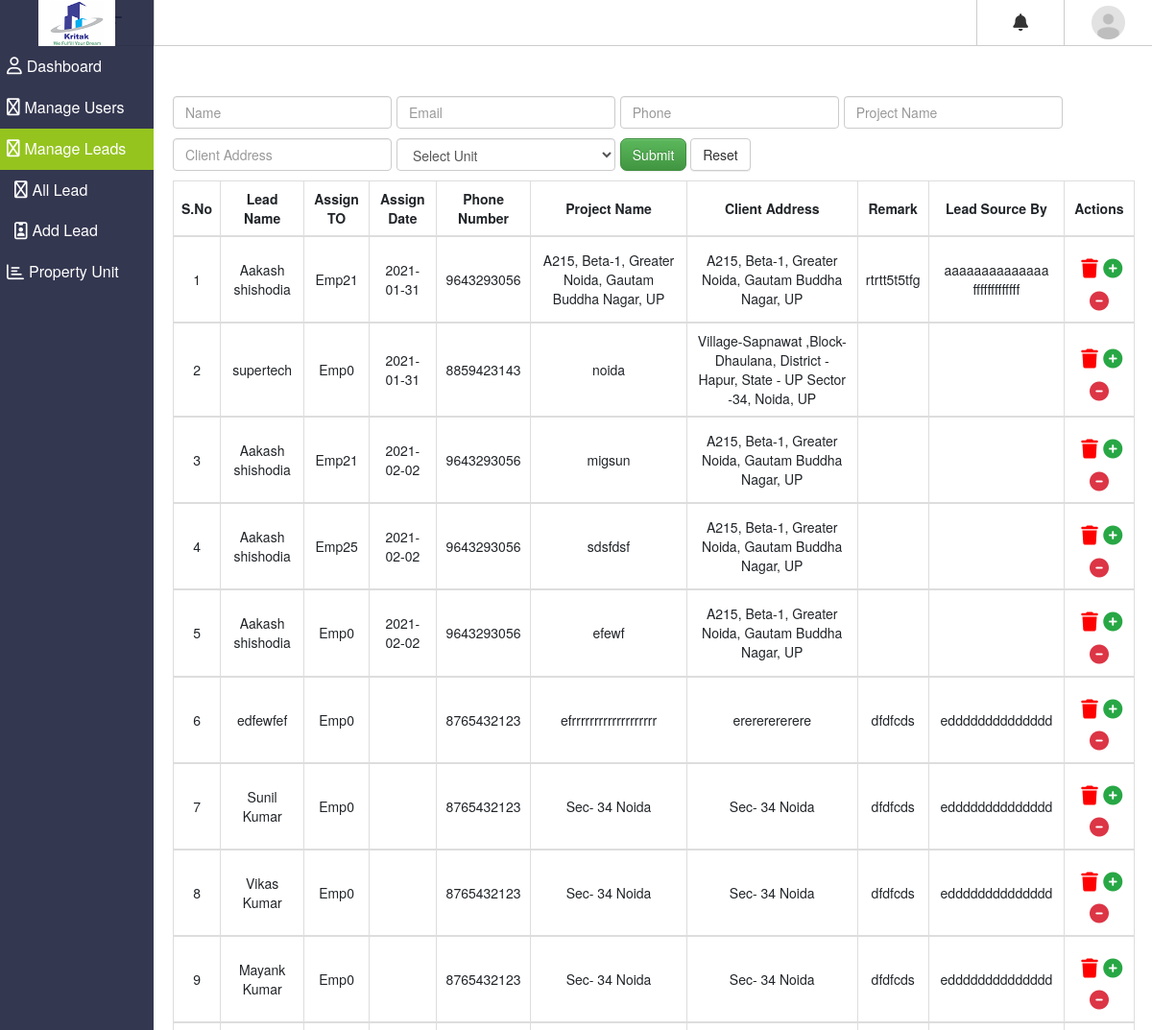
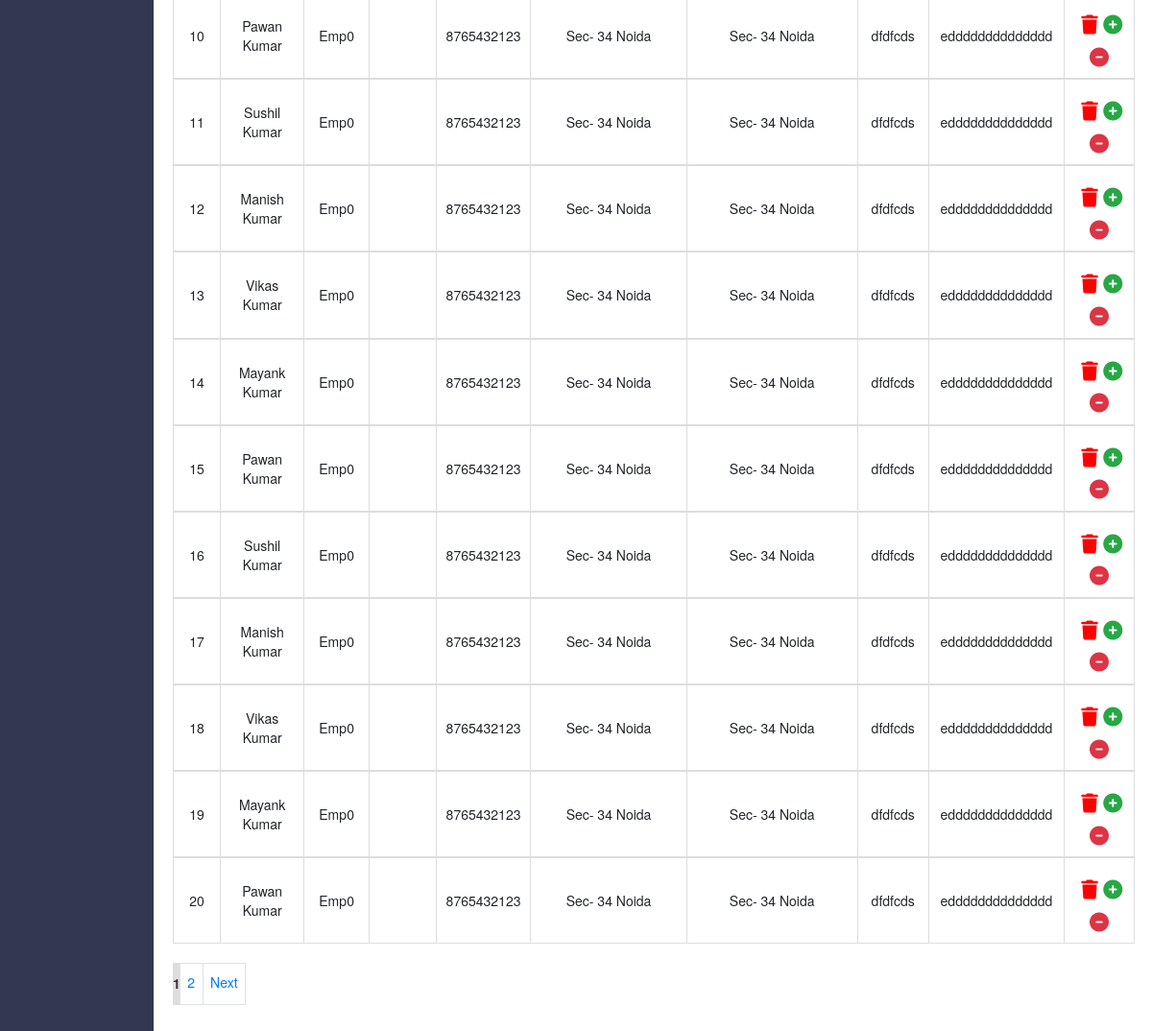
The app's page /index.php/lead with its own data (2 pictures, top to bottom).
### tables this page shows
CREATE TABLE `sq_setting` (
  `id` int(11) NOT NULL,
  `site` varchar(255) NOT NULL,
  `tagline` varchar(200) NOT NULL,
  `logo` varchar(500) NOT NULL,
  `admin_email` varchar(255) NOT NULL,
  `personal_email` varchar(255) NOT NULL
);

CREATE TABLE `sq_lead` (
  `id` int(11) NOT NULL,
  `name` varchar(500) NOT NULL,
  `assign_to` int(11) NOT NULL,
  `created_by` int(11) NOT NULL,
  `user_type` int(11) NOT NULL DEFAULT 1,
  `assign_date` date DEFAULT NULL,
  `email` varchar(500) NOT NULL,
  `phone` bigint(20) NOT NULL,
  `alt_phone` bigint(20) NOT NULL,
  `property_address` text NOT NULL,
  `client_address` text NOT NULL,
  `available_unit` varchar(1000) NOT NULL,
  `remark` text NOT NULL,
  `reference` text NOT NULL,
  `lead_date` date NOT NULL,
  `status` int(11) NOT NULL DEFAULT 1,
  `status_remark` varchar(500) NOT NULL,
  `status_date` date DEFAULT NULL,
  `active` int(11) NOT NULL DEFAULT 1
);

### application/controllers/Lead.php (called while the page is built, shortened)
<?php
class Lead extends CI_Controller {
    public function __construct() {
        $this->load->model(array('lead_model','setting_model','unit_model'));
		$this->load->helper(array('form','url','html'));
		$this->load->library(array('form_validation','session','pagination'));
    }
    public function index(){
        $data = $this->setting_model->fetch_setting_details();
        $this->load->view('templates/admin_header',$data);
        $config = array();
        $config["base_url"] = base_url().'lead/index';
        $config["total_rows"] = $this->lead_model->get_count();
        $config["per_page"] = 20;
        $config["uri_segment"] = 2;
        $choice = $config["total_rows"] / $config["per_page"];
        $config["num_links"] = round($choice);
        $config['next_link'] = 'Next';
        $config['prev_link'] = 'Prev';
        $this->pagination->initialize($config);
        $page = (!isset($_GET['lead_filter']) && $this->uri->segment(3)) ? $this->uri->segment(3) : 0;
        $data["links"] = $this->pagination->create_links();
        $data['total_lead'] = $this->lead_model->fetch_total_lead($config["per_page"], $page)->result_array();
        $data['units'] = $this->unit_model->fetch_unit_data()->result_array();
        $this->load->view('lead/total_lead',$data);
        $this->load->view('templates/admin_footer');
    }
}

### index.php (called while the page is built, shortened)
<?php
require_once BASEPATH.'core/CodeIgniter.php';

### application/models/Setting_model.php (called while the page is built, shortened)
<?php
class Setting_model extends CI_Model {
    function fetch_setting_details(){
        $this->db->select('*');
        $this->db->from('sq_setting');
        $query = $this->db->get();
        return $query->row_array();
    }
}

### application/models/Lead_model.php (called while the page is built, shortened)
<?php
class Lead_model extends CI_Model {
    protected $table = 'sq_lead';
    function fetch_total_lead($limit, $start){
        $where = "active = '1' ";
        $query = $this->db->limit($limit, $start)
        ->select("sq_lead.id,name,email,phone,alt_phone,client_address,assign_to,property_address,assign_date,available_unit,status,lead_date,remark,reference")
        ->from($this->table)
        ->join('sq_lead_unit as u', 'sq_lead.id = u.lead_id', 'left')
        ->where($where)
        ->group_by('sq_lead.id')
        ->get();
        return $query;
    }
    public function get_count() {
        $where = $this->get_conditions();
        $this->db->where($where);
        $this->db->from($this->table);
        return $this->db->count_all_results();
    }
    function get_conditions() {
        $where = "active = '1'";
        return $where;
    }
}

### application/views/lead/total_lead.php (the view, shortened to what this page needs)
<div class="mt-5 ex1 top-space-hea">
    <div class="row">
     <div class="col-lg-12">
        <div id="table1" class="ex2">
            <div class="content-wrapper content-wrapper--with-bg">
            <?=form_open(null, array('method'=>'get')); ?>
                <div class="row inventory-filter">
                    <div class="col-md-3 mb-3 top-data">
                        <input type="tel" class="form-control" value="<?=isset($_GET['name']) ? $_GET['name'] :''?>" name="name" id="name" placeholder="Name">
                    </div>
                    <div class="col-md-3 mb-3 top-data">
                        <input type="text" class="form-control" value="<?=isset($_GET['email']) ? $_GET['email'] :''?>" name="email" id="email" placeholder="Email">
                    </div>
                    <div class="col-md-3 mb-3 top-data">
                        <input type="text" class="form-control" value="<?=isset($_GET['phone']) ? $_GET['phone'] :''?>" name="phone" id="phone" placeholder="Phone">
                    </div>
                    <div class="col-md-3 mb-3 top-data">
                        <input type="text" class="form-control" value="<?=isset($_GET['property_address']) ? $_GET['property_address'] :''?>" name="property_address" id="property_address" placeholder="Project Name">
                    </div>
                    <div class="col-md-3 mb-3 top-data">
                        <input type="text" class="form-control" value="<?=isset($_GET['client_address']) ? $_GET['client_address'] :''?>" name="client_address" id="client_address" placeholder="Client Address">
                    </div>
                    <div class="col-md-3 mb-3 top-data">
                        <select  class="form-control" name="available_unit">
                            <option value="">Select Unit</option>
                        </select>
                    </div>
                    <div class="col-md-3 mb-3">
                        <input type="submit" class="btn btn-success" name="inventory_filter" value="Submit">
                        <a href="<?=base_url().'lead/index'?>" class="btn btn-default">Reset</a>
                    </div>
                </div>
                <?=form_close();?>
                <table id="dt-all-checkbox" class="table table-bordered">
                    <thead>
                        <tr>
                            <th>S.No</th>
                            <th class="th-sm">Lead Name</th>
                            <th class="th-sm">Assign TO</th>
                            <th class="th-sm">Assign Date</th>
                            <th class="th-sm">Phone Number</th>
                            <th class="th-sm">Project Name</th>
                            <th class="th-sm">Client Address</th>
                            <th class="th-sm">Remark</th>
                            <th class="th-sm">Lead Source By</th>
                            <th class="th-sm">Actions</th>
                        </tr>
                    </thead>
                        <?php
                            if ($total_lead) {
                                $i = 0;
                                foreach($total_lead as $totallead) {
                                    $i++;
                        ?>
                    <tbody class="table-bordered">
                        <tr>
                            <td><?=$i;?></td>
                            <td><?=$totallead['name']?></td>
                            <td><?='Emp'.$totallead['assign_to']?></td>
                            <td><?=$totallead['assign_date']?></td>
                            <td><?=$totallead['phone']?></td>
                            <td><?=$totallead['property_address']?></td>
                            <td><?=$totallead['client_address']?></td>
                            <td>
                                <?=$totallead['remark']?>
                            </td>
                            <td><?=$totallead['reference']?></td>
                            <td class="edit-icon">
                                <a href="#" onClick = "softDelete(<?=$totallead['id'];?>);"  data-href="<?php echo base_url();?>index.php/lead/delete_lead_soft_data/<?=$totallead['id'];?>" id="delete-<?=$i?>" class="fa fa-trash delete mt-4 " aria-hidden="true" title="Delete"></a>
                                <a href="#" onClick ="checkLead(this);" data-id="<?=$totallead['id'];?>" data-user='<?=$totallead['assign_to'];?>' class="fa fa-plus-circle text-success mt-3" aria-hidden="true" title="Assign"></a>
                                <a href="#" onClick = "deAssignLead(<?=$totallead['id'];?>);" class="fa fa-minus-circle mt-3 text-danger" aria-hidden="true" title="De-Assign"></a>
                            </td>
                        </tr>
                    </tbody>
                    <?php } ?>
                    <?php } ?>
                </table>
                <div class="pagination-inv mb-5"><?=$links; ?></div>
            </div>
        </div>
    </div>
    </div>
</div>

### application/views/templates/admin_header.php (shortened to what this page needs)
<!DOCTYPE html>
<html lang="en">
<head>
    <link rel="stylesheet" href="<?=base_url('css/style.css')?>">
    <link rel="stylesheet" href="https://cdnjs.cloudflare.com/ajax/libs/twitter-bootstrap/4.5.2/css/bootstrap.css">
    <link rel="stylesheet" href="https://maxcdn.bootstrapcdn.com/bootstrap/3.3.7/css/bootstrap.min.css">
    <link rel="stylesheet" href="https://maxcdn.bootstrapcdn.com/bootstrap/3.2.0/css/bootstrap.min.css">
    <link rel="stylesheet" href="https://cdnjs.cloudflare.com/ajax/libs/bootstrap-datepicker/1.3.0/css/datepicker.css">
    <link rel="stylesheet" href="<?=base_url('css/bootstrap3.3.5.css')?>">
    <link rel="stylesheet" href="<?=base_url('css/bootstrap-multiselect.css')?>">
    <link rel="stylesheet" href="<?=base_url('css/shared-components.css')?>">
</head>
<?php print_r($this->uri->segment(1)); ?>
<?php $user = $this->session->get_userdata();?>
    <body class="sidebar-is-reduced">
        <header class="l-header">
            <div class="l-header__inner clearfix">
                <div class="c-header-icon js-hamburger" title="Open">
                </div>
                <div class="header-icons-group">
                    <div class="c-header-icon has-dropdown">
                        <span class=" c-badge--header-icon animated shake"></span><i class="fa fa-bell" title="Notification"></i>
                    </div>
                    <div class="dropdown">
                        <div class="c-header-icon user dropbtn">
                            <a href="<?=base_url('index.php/member/view_profile');?>">
                                <?php
                                if($user['profile_image'] == ''){
                                    $profile_image = 'avatar.png';
                                    ?>
                                    <img src="<?=base_url('media/images/'.$profile_image)?>" alt="round cricle image" class="avatar rounded-circle admin_header_image">
                                <?php }else{
                                    $profile_image = $user['profile_image'] ;?>
                                    <img src="<?=base_url('media/agent_photo/'.$profile_image)?>" alt="round cricle image" class="avatar rounded-circle admin_header_image">
                                <?php } ?>
                            </a>
                    </div>
                </div>
            </div>
        </div>
    </header>
    <div class="l-sidebar">
        <div class="logo">
            <a href="<?=base_url('index.php/admin/admin_dashboard')?>">
                <div class="logo__txt"><img src="<?=base_url('media/logo/'.$logo)?>" class="logo-img" title="<?=$site;?> (<?=$tagline;?>)"></div>
            </a>
        </div>
        <div class="row">
        <div class="col-lg-12">
            <div class="l-sidebar__content">
                <nav class="c-menu js-menu navigation">
                    <ul class="u-list site-menu mainmenu">
                        <li class="c-menu__item site-menu-item main-menu <?php echo $this->uri->segment(1) == 'admin' ? 'active' : ''; ?>" title="Dashboard">
                            <a href="<?=base_url('admin/admin_dashboard')?>">
                                <div class="c-menu__item__inner menusss">
                                    <i class="fa fa-user" aria-hidden="true"></i><span class="icon-titles">Dashboard</span>
                                </div>
                            </a>
                        </li>
                        <li class="c-menu__item site-menu-item main-menu <?php echo $this->uri->segment(1) == 'member' ? 'active' : ''; ?>" title="Sales">
                            <a href="<?=base_url('member')?>">
                                <div class="c-menu__item__inner menusss">
                                    <i class="fa fa-users" aria-hidden="true"></i><span class="icon-titles">Manage Users</span>
                                </div>
                            </a>
                        </li>
                        <li class="c-menu__item site-menu-item main-menu <?php echo $this->uri->segment(1) == 'lead' ? 'active' : ''; ?>" title="Lead">
                        <a href="<?=base_url('lead')?>">
                            <div class="c-menu__item__inner menusss">
                                <i class="fa fa-industry"></i><span class="icon-titles">Manage Leads</span>
                            </div>
                        </a>
                        <ul class="site-menu-sub submenu ">
                            <li class="site-menu-item"  title="All Lead">
                                <a href="<?=base_url('lead')?>">
                                    <div class="c-menu__item__inner submenu-color">
                                        <i class="fa fa-universal-access" aria-hidden="true"></i><span class="icon-titles">All Lead</span>
                                    </div>
                                </a>
                            </li>
                            <li class="site-menu-item" title="Add Lead">
                                <a href="<?=base_url('lead/add_lead')?>">
                                    <div class="c-menu__item__inner submenu-color">
                                        <i class="fa fa-id-badge" aria-hidden="true"></i><span class="icon-titles">Add Lead</span>
                                    </div>
                                </a>
                            </li>
                        </ul>
                    </li>
                    <?php if( $user['role']<=3 ){?>
                        <li class="c-menu__item site-menu-item main-menu <?php echo $this->uri->segment(1) == 'unit' ? 'active' : ''; ?>" title="Unit">
                            <a href="<?=base_url('unit')?>">
                                <div class="c-menu__item__inner menusss">
                                    <i class="fa fa-bar-chart"></i><span class="icon-titles">Property Unit</span>
                                </div>
                            </a>
                        </li>
                    <?php }?>
                    </ul>
                </nav>
            </div>
        </div>
        </div>
        </div>

### records on screen
sq_setting: logo (picture)
sq_lead: name "Aakash shishodia", assign_to "21", assign_date "2021-01-31", phone "9643293056", property_address "A215, Beta-1, Greater Noida, Gautam Buddha Nagar, UP", client_address "A215, Beta-1, Greater Noida, Gautam Buddha Nagar, UP", remark "rtrtt5t5tfg", reference "aaaaaaaaaaaaaa fffffffffffff"
sq_lead: name "supertech", assign_to "0", assign_date "2021-01-31", phone "8859423143", property_address "noida", client_address "Village-Sapnawat ,Block- Dhaulana, District - Hapur, State - UP Sector -34, Noida, UP"
sq_lead: name "Aakash shishodia", assign_to "21", assign_date "2021-02-02", phone "9643293056", property_address "migsun", client_address "A215, Beta-1, Greater Noida, Gautam Buddha Nagar, UP"
sq_lead: name "Aakash shishodia", assign_to "25", assign_date "2021-02-02", phone "9643293056", property_address "sdsfdsf", client_address "A215, Beta-1, Greater Noida, Gautam Buddha Nagar, UP"
sq_lead: name "Aakash shishodia", assign_to "0", assign_date "2021-02-02", phone "9643293056", property_address "efewf", client_address "A215, Beta-1, Greater Noida, Gautam Buddha Nagar, UP"
sq_lead: name "edfewfef", assign_to "0", phone "8765432123", property_address "efrrrrrrrrrrrrrrrrrrr", client_address "erererererere", remark "dfdfcds", reference "edddddddddddddd"
sq_lead: name "Sunil Kumar", assign_to "0", phone "8765432123", property_address "Sec- 34 Noida", client_address "Sec- 34 Noida", remark "dfdfcds", reference "edddddddddddddd"
sq_lead: name "Vikas Kumar", assign_to "0", phone "8765432123", property_address "Sec- 34 Noida", client_address "Sec- 34 Noida", remark "dfdfcds", reference "edddddddddddddd"
sq_lead: name "Mayank Kumar", assign_to "0", phone "8765432123", property_address "Sec- 34 Noida", client_address "Sec- 34 Noida", remark "dfdfcds", reference "edddddddddddddd"
sq_lead: name "Pawan Kumar", assign_to "0", phone "8765432123", property_address "Sec- 34 Noida", client_address "Sec- 34 Noida", remark "dfdfcds", reference "edddddddddddddd"
sq_lead: name "Sushil Kumar", assign_to "0", phone "8765432123", property_address "Sec- 34 Noida", client_address "Sec- 34 Noida", remark "dfdfcds", reference "edddddddddddddd"
sq_lead: name "Manish Kumar", assign_to "0", phone "8765432123", property_address "Sec- 34 Noida", client_address "Sec- 34 Noida", remark "dfdfcds", reference "edddddddddddddd"
sq_lead: name "Vikas Kumar", assign_to "0", phone "8765432123", property_address "Sec- 34 Noida", client_address "Sec- 34 Noida", remark "dfdfcds", reference "edddddddddddddd"
sq_lead: name "Mayank Kumar", assign_to "0", phone "8765432123", property_address "Sec- 34 Noida", client_address "Sec- 34 Noida", remark "dfdfcds", reference "edddddddddddddd"
sq_lead: name "Pawan Kumar", assign_to "0", phone "8765432123", property_address "Sec- 34 Noida", client_address "Sec- 34 Noida", remark "dfdfcds", reference "edddddddddddddd"
sq_lead: name "Sushil Kumar", assign_to "0", phone "8765432123", property_address "Sec- 34 Noida", client_address "Sec- 34 Noida", remark "dfdfcds", reference "edddddddddddddd"
sq_lead: name "Manish Kumar", assign_to "0", phone "8765432123", property_address "Sec- 34 Noida", client_address "Sec- 34 Noida", remark "dfdfcds", reference "edddddddddddddd"
sq_lead: name "Vikas Kumar", assign_to "0", phone "8765432123", property_address "Sec- 34 Noida", client_address "Sec- 34 Noida", remark "dfdfcds", reference "edddddddddddddd"
sq_lead: name "Mayank Kumar", assign_to "0", phone "8765432123", property_address "Sec- 34 Noida", client_address "Sec- 34 Noida", remark "dfdfcds", reference "edddddddddddddd"
sq_lead: name "Pawan Kumar", assign_to "0", phone "8765432123", property_address "Sec- 34 Noida", client_address "Sec- 34 Noida", remark "dfdfcds", reference "edddddddddddddd"

### other values on screen
$links "1 2 Next"
